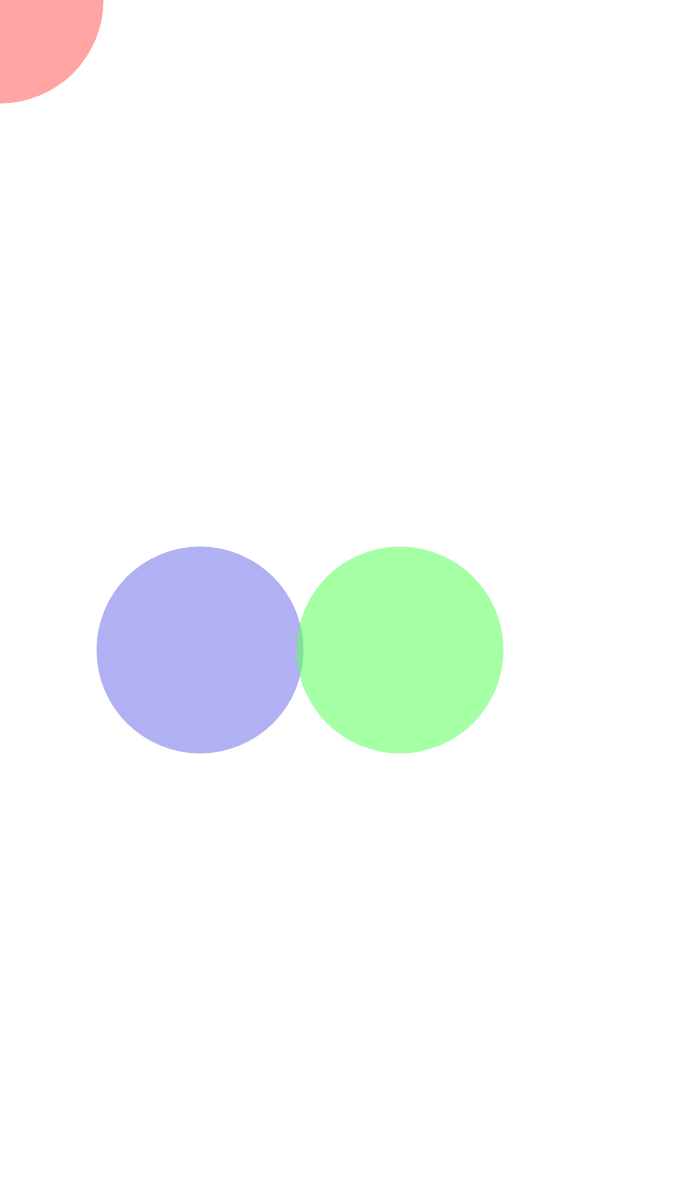
Frame 1 (no input)
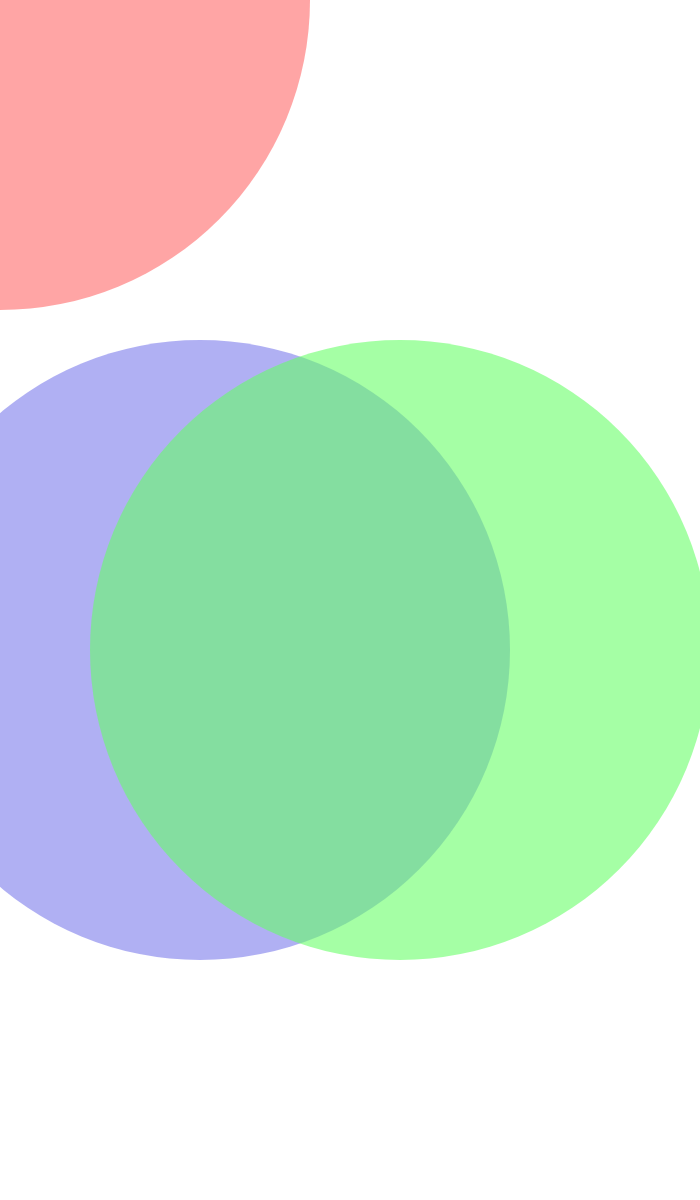
Frame 60 (no input)
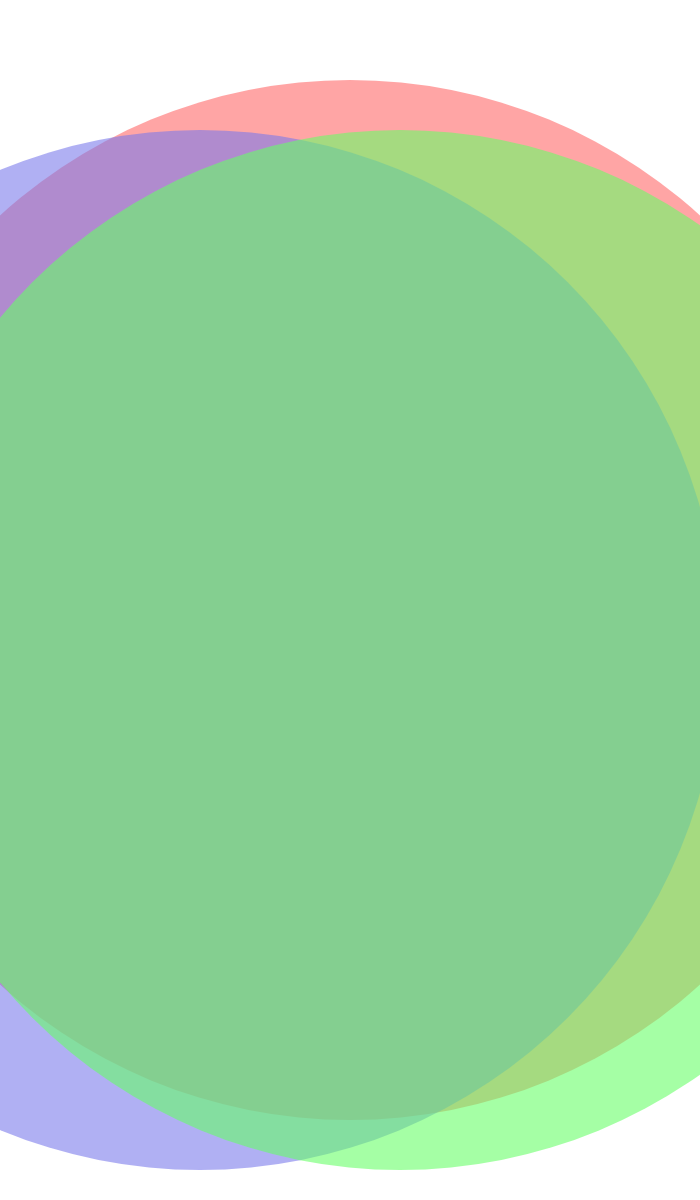
Frame 120 (the mouse pressed at the canvas centre since frame 60)

The p5.js sketch that drew these frames (run headless with seeded random() and noise() and a simulated clock; from frame 60 on, the mouse is pressed at the canvas centre):

// p5.js sketch
// ── sketch.js
/* PDM Course: Web Graphics Unit

Into to Variables: Overlapping RGB Circle with Mouse Position
Code by Anthony T. Marasco -2016
*/

var circleSize
var circleSize2
var speed

function setup() {
  createCanvas(700, 1200);
  
  
  circleSize = 200;
  circleSize2 = 200;
  speed = 7;
}

function draw() {
  background(255);
  
  circleSize = circleSize + speed;
  circleSize2 = circleSize2 + speed;
  
  noStroke();
  fill(255, 102, 102, 150);//red circle
  ellipse(mouseX, mouseY, circleSize2, circleSize);
  noStroke();
  fill(121, 121, 235, 150);//blue circle
  ellipse(width/2-150, height/2+50, circleSize2, circleSize);
  fill(102, 255, 102, 150);//green circle
  ellipse(width/2+50, height/2+50, circleSize2, circleSize);
  
}
